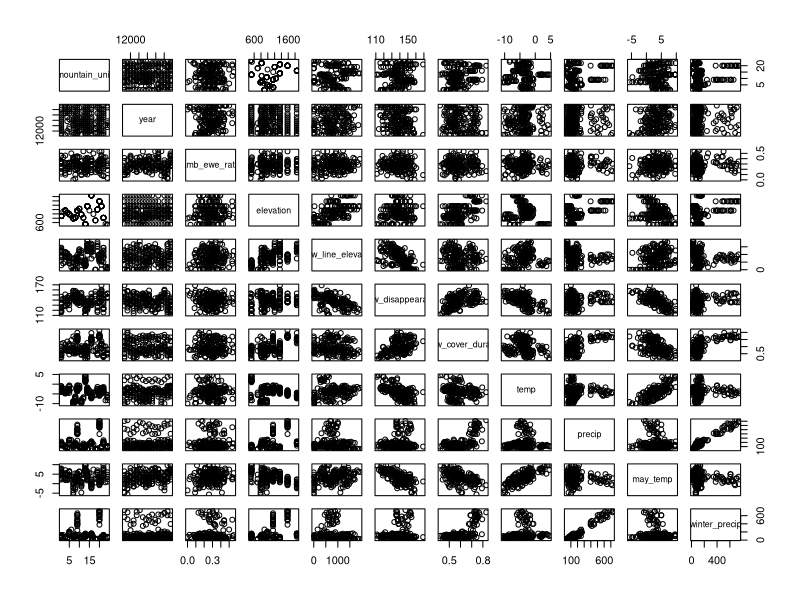
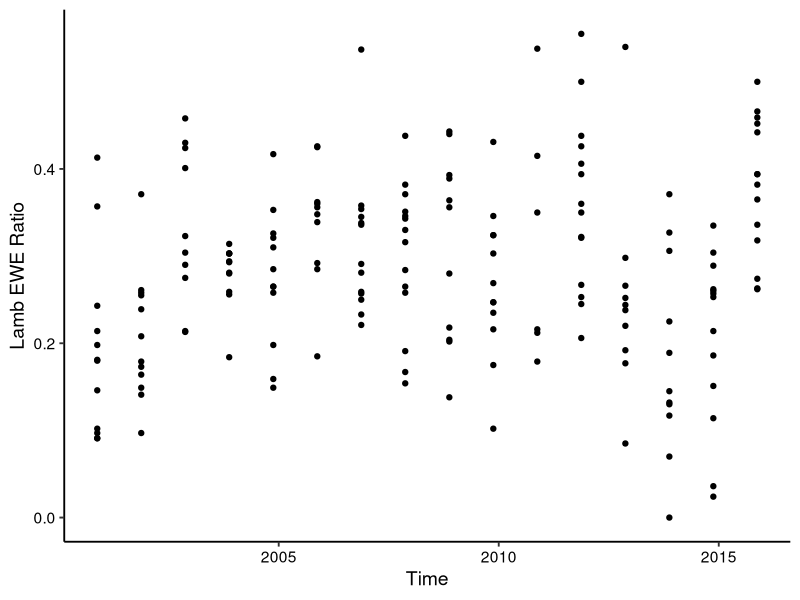
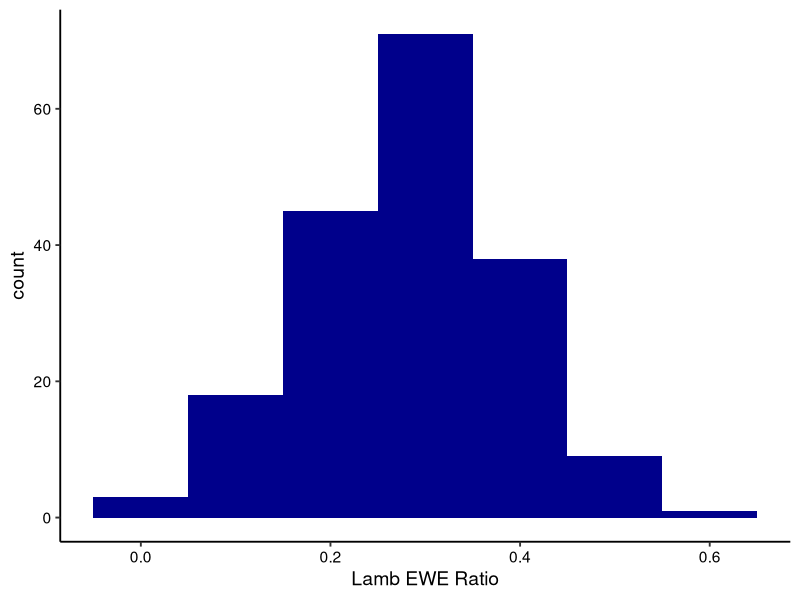
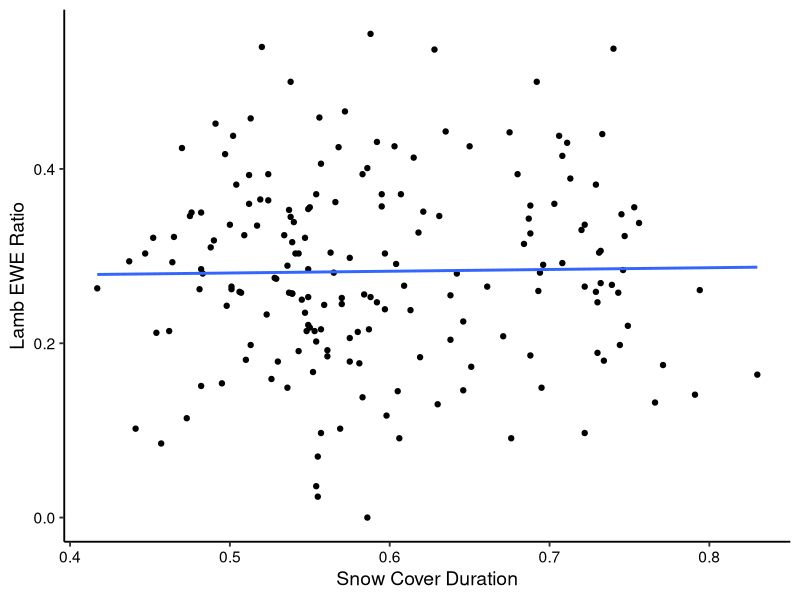
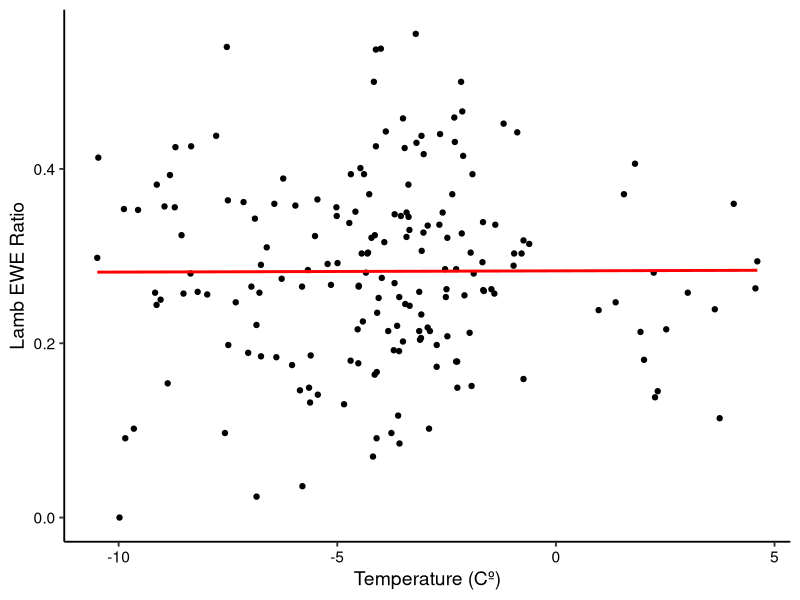
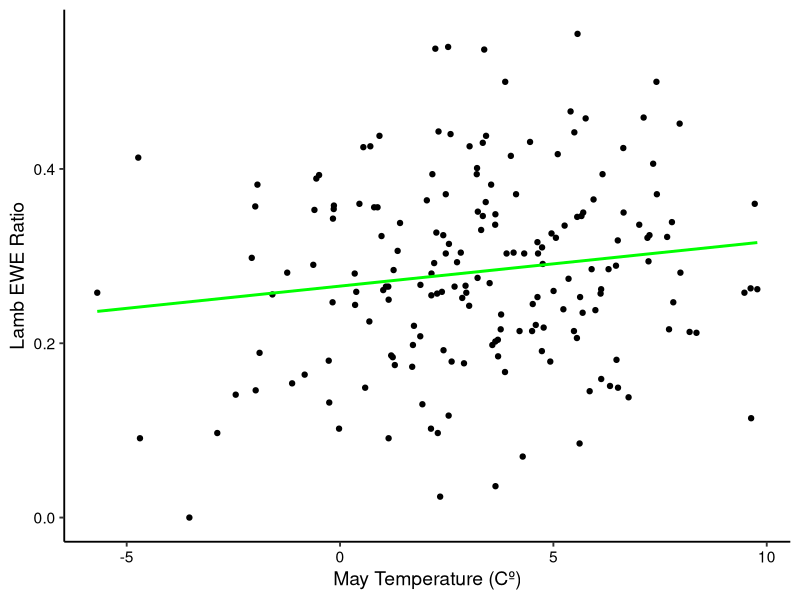
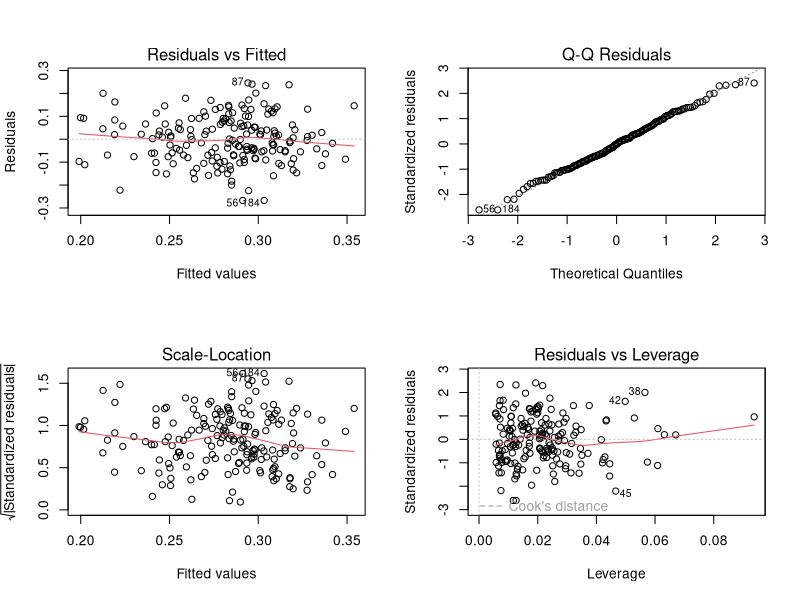

These charts were generated, in order, by the following R code:
## ---- chunk 1
# Set your working directory
#getwd()

# Load your packages
require(lubridate)
require(tidyverse)
require(ggplot2)
require(dplyr)
require(knitr)
require(broom)
require(psych)

# Set your ggplot theme
mytheme <- theme_classic(base_size = 14) +
  theme(axis.text = element_text(color = "black"),
        legend.position = "top")
theme_set(mytheme)

# Load wrangled dataset
lamb_ewe <- read.csv("../Data/Processed/lamb_ewe_wrangle.csv")

#Change year to date class
lamb_ewe$year <- as.Date(as.character(lamb_ewe$year), format = "%Y")
## ---- chunk 2
#Plot scatterplot matrix 
plot(lamb_ewe)
## ---- chunk 3
#Generate plot of lamb EWE ratio against time 
explorelambewe<-ggplot(lamb_ewe, aes(x = year, y = lamb_ewe_ratio)) +
  geom_point() +
  labs(x="Time", y = "Lamb EWE Ratio")

plot(explorelambewe)
## ---- chunk 4
#Generate histogram of lamb EWE ratio
ggplot(data = lamb_ewe) +
  geom_histogram(mapping = aes(x = lamb_ewe_ratio), binwidth = 0.1, fill="darkblue") +
labs(x="Lamb EWE Ratio")
## ---- chunk 5
#### Explore the data

#Creating Summary Table for Lamb Data
total_summary_lamb<-describe(lamb_ewe, fast = TRUE)
knitr::kable(total_summary_lamb, caption = "Table 4:Summary Statistics of Lamb Dataset")

#Creating Smaller Summary Table for Lamb EWE Ratio
summary_lambratio <- lamb_ewe %>%
  summarise(mean.ratio=mean(lamb_ewe_ratio), minimum.ratio=min(lamb_ewe_ratio), maximum.ratio=max(lamb_ewe_ratio), sd.ratio=sd(lamb_ewe_ratio))

knitr::kable(summary_lambratio, caption = "Table 5: Lamb EWE Ratio: Summary Table")
## ---- chunk 6
#Create preliminary GLM 
lamb_lm <- lm(data = lamb_ewe, lamb_ewe_ratio ~ year + elevation + snow_line_elevation + 
              snow_disappearance + snow_cover_duration + temp + precip + may_temp + winter_precip)

#Summarize model 
summary(lamb_lm)

#Choose best model by AIC in a Stepwise Algorithm
step(lamb_lm)

#Best model selected based off previous step 
new_lamb_lm<-lm(formula = lamb_ewe_ratio ~ snow_cover_duration + temp + may_temp, 
    data = lamb_ewe)

#Summarize model 
summary(new_lamb_lm)
## ---- chunk 7
#Generate summary table of regression results #Table 5 
lm(formula = lamb_ewe_ratio ~ snow_cover_duration + temp + may_temp, 
   data = lamb_ewe) %>%
  tidy() %>%
  kable(caption = "Table 5: Linear Regression Results")
## ---- chunk 8
#Plot relationship between lamb ewe ratio and snow cover duration #Figure 4 
lamb_snowcoverduration<-ggplot(lamb_ewe, aes(x = snow_cover_duration, y = lamb_ewe_ratio)) +
  geom_point() +
  geom_smooth(method=lm, se=FALSE) +
  labs(x="Snow Cover Duration", y = "Lamb EWE Ratio")
plot(lamb_snowcoverduration)
## ---- chunk 9
#Plot relationship between lamb ewe ratio and temperature #Figure 5
lamb_temp<-ggplot(lamb_ewe, aes(x = temp, y = lamb_ewe_ratio)) +
  geom_point() +
  geom_smooth(method=lm, se=FALSE, col="red") +
  labs(x="Temperature (Cº)", y = "Lamb EWE Ratio")
plot(lamb_temp)
## ---- chunk 10
#Plot relationship between lamb ewe ratio and may temperature #Figure 6 
lamb_maytemp<-ggplot(lamb_ewe, aes(x = may_temp, y = lamb_ewe_ratio)) +
  geom_point() +
  geom_smooth(method=lm, se=FALSE, col="green") +
  labs(x="May Temperature (Cº)", y = "Lamb EWE Ratio")
plot(lamb_maytemp)
## ---- chunk 11
#Diagnostic Plots #Figure 7 
par(mfrow = c(2, 2))
plot(new_lamb_lm)
